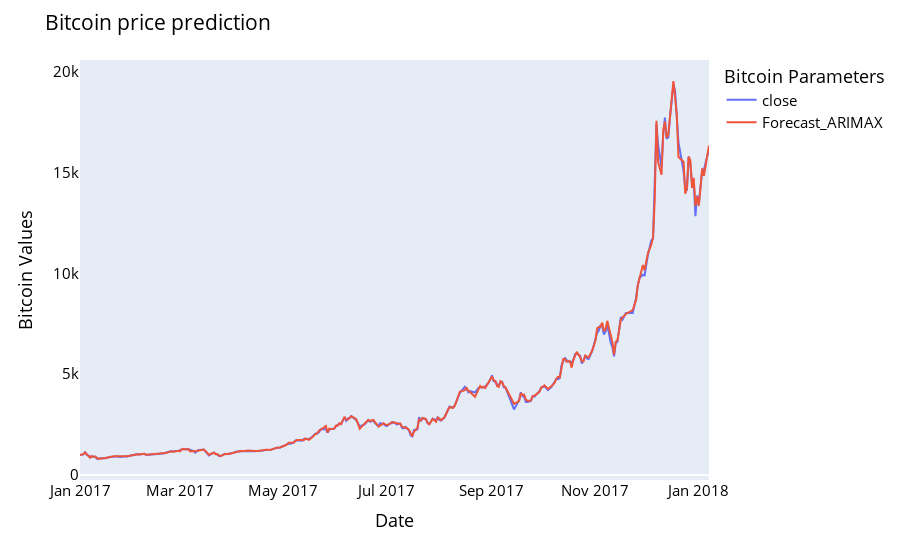

Source (notebook cell):
### Code cell
names = cycle(['close','Forecast_ARIMAX'])

fig = px.line(df_valid, x=df_valid.date, y=[df_valid['close'], df_valid['Forecast_ARIMAX']])
fig.update_layout(title_text='Bitcoin price prediction',
                        xaxis_title="Date",
                        yaxis_title="Bitcoin Values",
                        font_size=15, font_color='black', 
                        legend_title_text='Bitcoin Parameters')

fig.for_each_trace(lambda t:  t.update(name = next(names)))
fig.update_xaxes(showgrid=False)
fig.update_yaxes(showgrid=False)

fig.show()

### Figure 1 — Plotly figure (JSON) as saved in the notebook; plotly's stock layout.template omitted (floating-point values rounded to 4 significant figures; data arrays with more than 128 entries replaced by an {"elided": "..."} marker saying what was removed)
{"data": [{"hovertemplate": "variable=close<br>date=%{x}<br>value=%{y}<extra></extra>", "legendgroup": "close", "line": {"color": "#636efa", "dash": "solid"}, "marker": {"symbol": "circle"}, "mode": "lines", "name": "close", "orientation": "v", "showlegend": true, "type": "scatter", "x": {"elided": "282 str values"}, "xaxis": "x", "y": {"elided": "282 float values"}, "yaxis": "y"}, {"hovertemplate": "variable=Forecast_ARIMAX<br>date=%{x}<br>value=%{y}<extra></extra>", "legendgroup": "Forecast_ARIMAX", "line": {"color": "#EF553B", "dash": "solid"}, "marker": {"symbol": "circle"}, "mode": "lines", "name": "Forecast_ARIMAX", "orientation": "v", "showlegend": true, "type": "scatter", "x": {"elided": "282 str values"}, "xaxis": "x", "y": {"elided": "282 float values"}, "yaxis": "y"}], "layout": {"font": {"color": "black", "size": 15}, "legend": {"title": {"text": "Bitcoin Parameters"}, "tracegroupgap": 0}, "margin": {"t": 60}, "title": {"text": "Bitcoin price prediction"}, "xaxis": {"anchor": "y", "domain": [0, 1], "showgrid": false, "title": {"text": "Date"}}, "yaxis": {"anchor": "x", "domain": [0, 1], "showgrid": false, "title": {"text": "Bitcoin Values"}}}}
